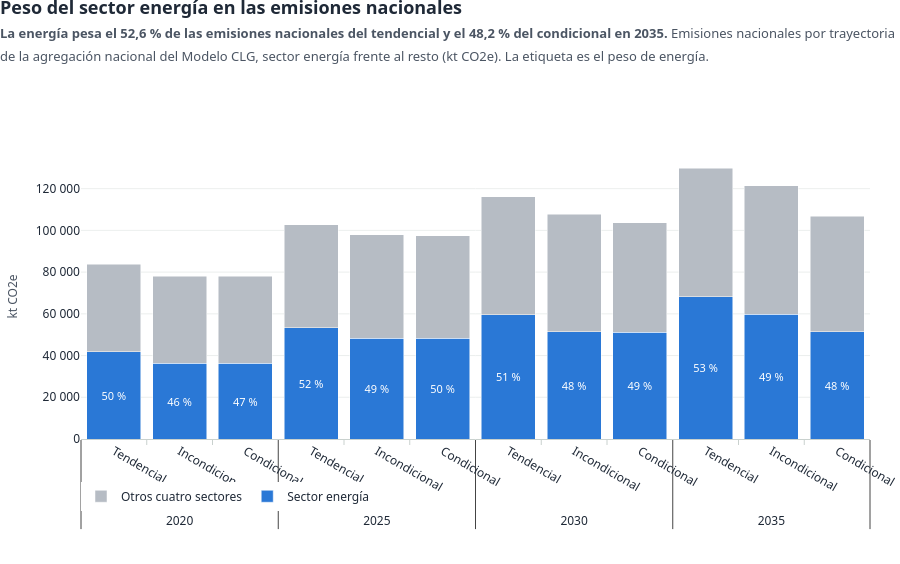

The notebook cell this image was saved under:
### Code cell
ver('g11_peso_energia')

### Figure 1 — Plotly figure (JSON) as saved in the notebook; plotly's stock layout.template omitted (floating-point values rounded to 4 significant figures)
{"data": [{"hovertemplate": "%{y:,.0f} kt<extra>Energía</extra>", "insidetextanchor": "middle", "marker": {"color": "#2a78d6"}, "name": "Sector energía", "text": ["50 %", "52 %", "51 %", "53 %", "46 %", "49 %", "48 %", "49 %", "47 %", "50 %", "49 %", "48 %"], "textfont": {"color": "white", "size": 11}, "textposition": "inside", "type": "bar", "x": [["2020", "2025", "2030", "2035", "2020", "2025", "2030", "2035", "2020", "2025", "2030", "2035"], ["Tendencial", "Tendencial", "Tendencial", "Tendencial", "Incondicional", "Incondicional", "Incondicional", "Incondicional", "Condicional", "Condicional", "Condicional", "Condicional"]], "y": [41920.0, 53240.0, 59630.0, 68230.0, 36300.0, 48280.0, 51290.0, 59900.0, 36290.0, 48280.0, 51120.0, 51450.0]}, {"hovertemplate": "%{y:,.0f} kt<extra>Otros sectores</extra>", "marker": {"color": "#B6BCC4"}, "name": "Otros cuatro sectores", "type": "bar", "x": [["2020", "2025", "2030", "2035", "2020", "2025", "2030", "2035", "2020", "2025", "2030", "2035"], ["Tendencial", "Tendencial", "Tendencial", "Tendencial", "Incondicional", "Incondicional", "Incondicional", "Incondicional", "Condicional", "Condicional", "Condicional", "Condicional"]], "y": [41820.0, 49550.0, 56600.0, 61550.0, 41800.0, 49500.0, 56550.0, 61450.0, 41660.0, 49180.0, 52640.0, 55350.0]}], "layout": {"bargap": 0.18, "barmode": "stack", "font": {"color": "#1F2937", "family": "Fira Sans, Segoe UI, Arial, sans-serif", "size": 13}, "height": 564, "hoverlabel": {"bgcolor": "white", "bordercolor": "#CBD5E1", "font": {"color": "#1F2937", "family": "Fira Sans, Segoe UI, Arial, sans-serif", "size": 12}}, "hovermode": "closest", "legend": {"font": {"size": 12}, "itemwidth": 30, "orientation": "h", "title": {"text": ""}, "tracegroupgap": 4, "x": 0, "xanchor": "left", "y": -0.15, "yanchor": "top"}, "margin": {"b": 86, "l": 64, "r": 30, "t": 154}, "paper_bgcolor": "white", "plot_bgcolor": "white", "separators": ", ", "title": {"font": {"size": 18}, "text": "<b>Peso del sector energía en las emisiones nacionales</b><br><span style='font-size:13px;color:#4B5563'><b>La energía pesa el 52,6 % de las emisiones nacionales del tendencial y el 48,2 % del condicional en 2035.</b> Emisiones nacionales por trayectoria<br>de la agregación nacional del Modelo CLG, sector energía frente al resto (kt CO2e). La etiqueta es el peso de energía.</span>", "x": 0.0, "xanchor": "left", "y": 0.975, "yanchor": "top"}, "xaxis": {"linecolor": "#C9D1CE", "showgrid": false, "tickcolor": "#C9D1CE", "tickfont": {"size": 12}, "ticks": "outside", "title": {"font": {"color": "#4B5563", "size": 12}, "text": ""}}, "yaxis": {"gridcolor": "#ECEFEE", "gridwidth": 1, "separatethousands": true, "showline": false, "tickfont": {"size": 12}, "tickformat": ",.0f", "title": {"font": {"color": "#4B5563", "size": 12}, "text": "kt CO2e"}, "zeroline": false}}}
